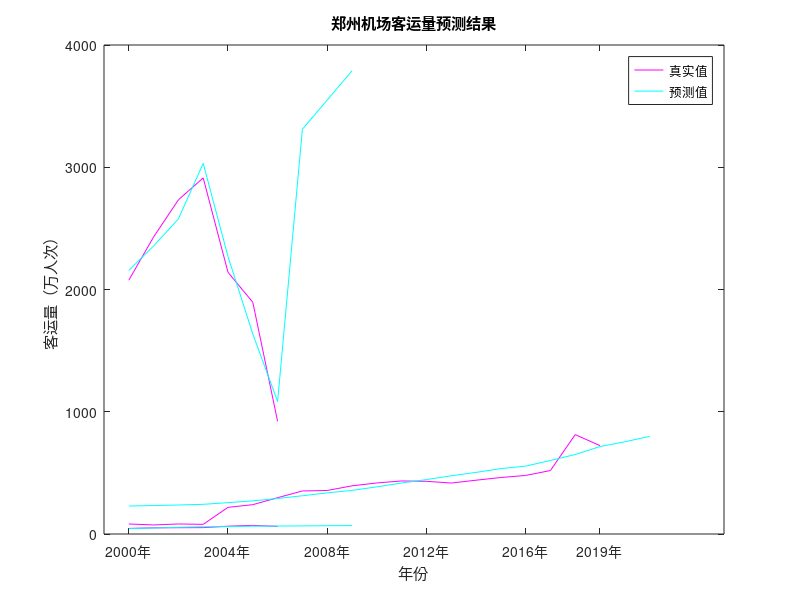

MATLAB code to generate this figure:
x = [1 2 3 4 5 6 7 8 ];
y = [10	10	10	9	9	9	7	7];
new_x = linspace(1,8);
a = interp1(x,y,new_x,"spline");
a = a*10;
plot(new_x,a);
xlabel("刺激圆点数");
ylabel("正确率(%)");
xticks(1:8);
xticklabels({"5个正确率" ,"6个正确率","7个正确率","8个正确率","9个正确率","10个正确率","11个正确率","12个正确率"});
title("注意广度直线内插图");


x = [1 2 3 4 5 6];
y1 = [529	620	653	901	841	591];
y2 = [825	868	839	778	779	745];
plot(x,y1,'m-',x,y2,'c-');
legend('正R','反R');
xlabel("R的旋转角度");
ylabel("反应时(毫秒)");
xticks(1:6);
xticklabels({'0度'	'60度'	'120度'	'180度'	'240度'	'360度'});
title("正R和反R的角度与反应时之间的关系曲线");

x1 = [13249.83,13562.70,13875.57];
x2 = [14691,15462,16233];
y1 = 405.5128-0.2245496*x1+0.4003156*x2;
y2 = 8.693277+0.004351*x1;

x1 = 1:7;  % 对应 y1 的年份
y1 = [2076.3	2429.9	2733.5	2912.9	2140.7	1895.5	922.2];
plot(x1, y1, 'm-');
xlabel("年份");
ylabel("客运吞吐量（万人次）");
xticks(1:7);
xticklabels({'2016年', '2017年', '2018年', '2019年', '2020年', '2021年', '2022年'});
hold on;

x2 = [8130.9	9301.7	10670.1	11586.4	11850.3	12691	12934.7 13249.83 13562.70 13875.57];
x3 = [8933.6	10092	11410	13059.5	11304	10192.8	8949.28 14691 15462 16233];
y2 = 405.5128-0.2245496*x2+0.4003156*x3;
x4 = 1:10;  % 对应 y2 的年份
plot(x4, y2, 'c-');
xticks(1:10);
xticklabels({'2016年', '2017年', '2018年', '2019年', '2020年', '2021年', '2022年' '2023年', '2024年', '2025年'});
legend('真实值', '预测值');
title("郑州机场旅客吞吐量预测结果");

x1 = 1:7;  % 对应 y1 的年份
y1 = [45.7	50.3	51.5	52.2	63.9	70.5	62.5];
plot(x1, y1, 'm-');
xlabel("年份");
ylabel("货运吞吐量（万人次）");
xticks(1:7);
xticklabels({'2016年', '2017年', '2018年', '2019年', '2020年', '2021年', '2022年'});
hold on;

x2 = [8130.9	9301.7	10670.1	11586.4	11850.3	12691	12934.7 13249.83 13562.70 13875.57];
y2 = 8.693277+0.004351*x2;
x4 = 1:10;  % 对应 y2 的年份
plot(x4, y2, 'c-');
xticks(1:10);
xticklabels({'2016年', '2017年', '2018年', '2019年', '2020年', '2021年', '2022年' '2023年', '2024年', '2025年'});
legend('真实值', '预测值');
title("郑州机场货物吞吐量预测结果");

x11 = [732.00	822.10	926.80	1102.10	1375.00	1660.60	2013.48	2486.75	3003.99	3308.00	4040.90	4979.85	5549.80	6201.90	6776.99	7311.52	8113.97	9130.20	10143.32	11590.00 13840.13 15000.00];
x22 = [702.7000	811.9000	911.5000	1014.9000	1387.4000	1792.0000	2339.2000	2937.0000	3540.2000	4168.0000	4832.2000	5464.1000	6200.4000	7019.6000	7766.0000	8674.4000	8933.6000	10092.1000	11410.0000	13059.4000 13000.0000 14000.0000];
y1 = 0.0179527*x11 + 0.02359321*x22 +199.017107;
y2 = [82.0000	74.0000	82.0000	79.0000	218.0000	240.0000	297.0000	352.0000	355.9900	394.0000	417.5000	434.0000	431.0000	417.0000	440.0000	462.0000	479.0000	519.0000	813.0000	723.0000];
x1 = 1:20;  % 对应 真实值 的年份
plot(x1, y2, 'm-');
xlabel("年份");
ylabel("客运量（万人次）");
xticks([1,5,9,13,17,20]);
xticklabels({'2000年', '2004年', '2008年', '2012年', '2016年', '2019年'});
hold on;
x4 = 1:22;  % 对应 预测值的年份
plot(x4, y1, 'c-');
xticks([1,5,9,13,17,20]);
xticklabels({'2000年', '2004年', '2008年', '2012年', '2016年', '2019年'});
legend('真实值', '预测值');
title("郑州机场客运量预测结果");
